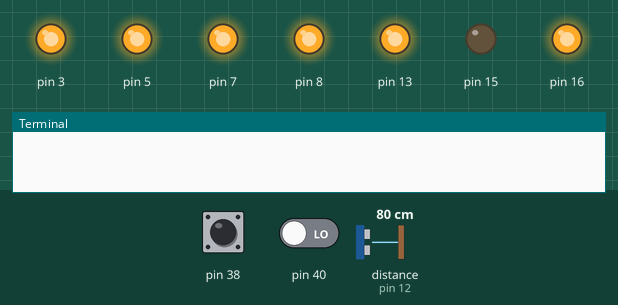
Bench run of a program on a simulated Raspberry Pi (header pin numbers). Parts: output pins drawn as LEDs (lit = HIGH), the last lines printed to the terminal. The test bench sets the inputs (shaded band); at power-on: distance to the obstacle (sensor on pin 12) 80 cm, pin 38 HIGH, pin 40 LOW. The echo pulse lasts 58.3 µs per cm; the clock reads 2024-03-15 10:24:30 at power-on unless the program sets it; pins used as bus, display or sensor lines are not drawn.

Above: at 0.05 s.
At 1.2 s:
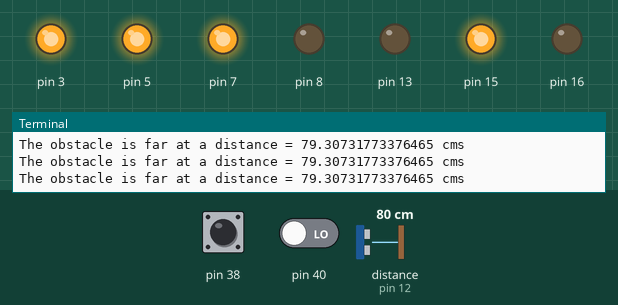
1.3 s: distance to the obstacle (sensor on pin 12) set to 72 cm
At 1.7 s:
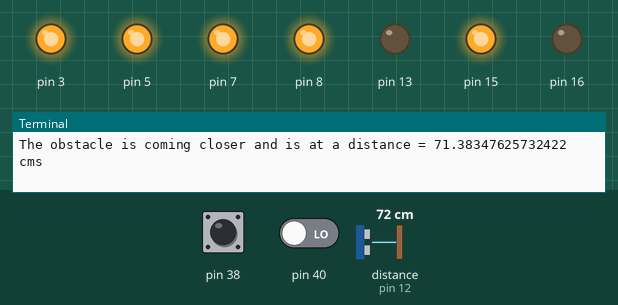
Timing chart, 0 to 4.3 s (numbered marks = the images above; inputs shaded):
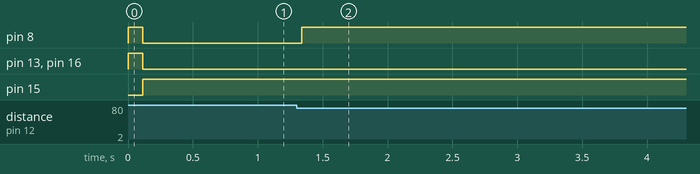

The program:

distance.py
```python
import RPi.GPIO as GPIO
import time

GPIO.setwarnings(False)
GPIO.setmode(GPIO.BOARD)

TRIG = 11
ECHO = 12
GPIO.setup(3,GPIO.OUT)
GPIO.setup(5,GPIO.OUT)
GPIO.setup(7,GPIO.OUT)
GPIO.setup(8,GPIO.OUT)
GPIO.setup(13,GPIO.OUT)
GPIO.setup(16,GPIO.OUT)
GPIO.setup(15,GPIO.OUT)
GPIO.output(3,1)
GPIO.output(5,1)
GPIO.output(7,1)
GPIO.output(8,1)
GPIO.output(13,1)
GPIO.output(16,1)
GPIO.cleanup(15)

GPIO.setup(38,GPIO.IN)
GPIO.setup(40,GPIO.IN)
while True:
 if GPIO.input(40) == 0:
   try:
     while True:


         GPIO.setup(TRIG,GPIO.OUT)
         GPIO.output(TRIG,0)

         GPIO.setup(ECHO,GPIO.IN)

         time.sleep(0.1)


         GPIO.output(TRIG,1)
         time.sleep(0.00001)
         GPIO.output(TRIG,0)

         while GPIO.input(ECHO) == 0:
               pass
         start = time.time()

         while GPIO.input(ECHO) == 1:
          pass

         stop = time.time()

         diff = stop-start

         x1= diff*17000

         GPIO.output(TRIG,1)
         time.sleep(0.00001)
         GPIO.output(TRIG,0)

         while GPIO.input(ECHO) == 0:
               pass
         start = time.time()

         while GPIO.input(ECHO) == 1:
          pass

         stop = time.time()

         diff = stop-start

         x2= diff*17000

         x=(x1+x2)/2
         GPIO.setup(3,GPIO.OUT)
         GPIO.setup(5,GPIO.OUT)
         GPIO.setup(7,GPIO.OUT)
	 GPIO.setup(8,GPIO.OUT)
	 GPIO.setup(13,GPIO.OUT)
	 GPIO.setup(16,GPIO.OUT)
         GPIO.setup(15,GPIO.OUT)
         GPIO.setup(38,GPIO.IN)
         GPIO.setup(40,GPIO.IN)

         while (x>200):
               GPIO.output(3,0)
               GPIO.output(5,0)
               GPIO.output(7,0)
               GPIO.output(8,0)
               GPIO.output(13,0)
               GPIO.output(16,1)
               GPIO.cleanup(15)
               print("The obstacle is very very far at a distance =",x,"cms")
               break
         while (x<200 and x>=150):
               GPIO.output(3,1)
               GPIO.output(5,0)
               GPIO.output(7,0)
               GPIO.output(8,0)
               GPIO.output(13,0)
               GPIO.output(16,0)
               GPIO.cleanup(15)
               print("The obstacle is very far at a distance =",x,"cms")
               break
         while (x<150 and x>=100):
               GPIO.output(3,1)
               GPIO.output(5,1)
               GPIO.output(7,0)
               GPIO.output(8,0)
               GPIO.output(13,0)
               GPIO.output(16,0)
               GPIO.cleanup(15)
               print("The obstacle is very far at a distance =",x,"cms")
               break
         while (x<100 and x>=75):
               GPIO.output(3,1)
               GPIO.output(5,1)
               GPIO.output(7,1)
               GPIO.output(8,0)
               GPIO.output(13,0)
               GPIO.output(16,0)
               GPIO.output(15,1)
               print("The obstacle is far at a distance =",x,"cms")
               break
         while (x<75 and x>=50):
               GPIO.output(3,1)
               GPIO.output(5,1)
               GPIO.output(7,1)
               GPIO.output(8,1)
               GPIO.output(13,0)
               GPIO.output(16,0)
               GPIO.output(15,1)
               print("The obstacle is coming closer and is at a distance =",x,"cms")
               break
         while (x<50 and x>=25):
               GPIO.output(3,1)
               GPIO.output(5,1)
               GPIO.output(7,1)
               GPIO.output(8,1)
               GPIO.output(13,1)
               GPIO.output(16,0)
               GPIO.output(15,1)
               print("The obstacle is very close at a distance =",x,"cms")
               break
         while (x<25):
               GPIO.output(3,1)
               GPIO.output(5,1)
               GPIO.output(7,1)
               GPIO.output(8,1)
               GPIO.output(13,1)
               GPIO.output(16,1)
               GPIO.output(15,0)
               print("!!!! WARNING!!!! the obstacle is about to collide and is at a distance =",x,"cms")
               break
         if GPIO.input(38) == 0:
               GPIO.cleanup(3)
               GPIO.cleanup(5)
               GPIO.cleanup(7)
               GPIO.cleanup(8)
               GPIO.cleanup(13)
               GPIO.cleanup(15)
               GPIO.cleanup(16)
               break
   except KeyboardInterrupt:

        GPIO.output(3,0)
        GPIO.output(5,0)
        GPIO.output(7,0)
        GPIO.output(8,0)
        GPIO.output(13,0)
        GPIO.output(16,0)
        GPIO.cleanup(15)

        exit()
```

Measured:
- the behaviour switches between 76 and 75 cm on distance to the obstacle (sensor on pin 12) (found by bisection; images 1 and 2)
- after the input at 1.3 s, pin 8: LOW → HIGH at once
